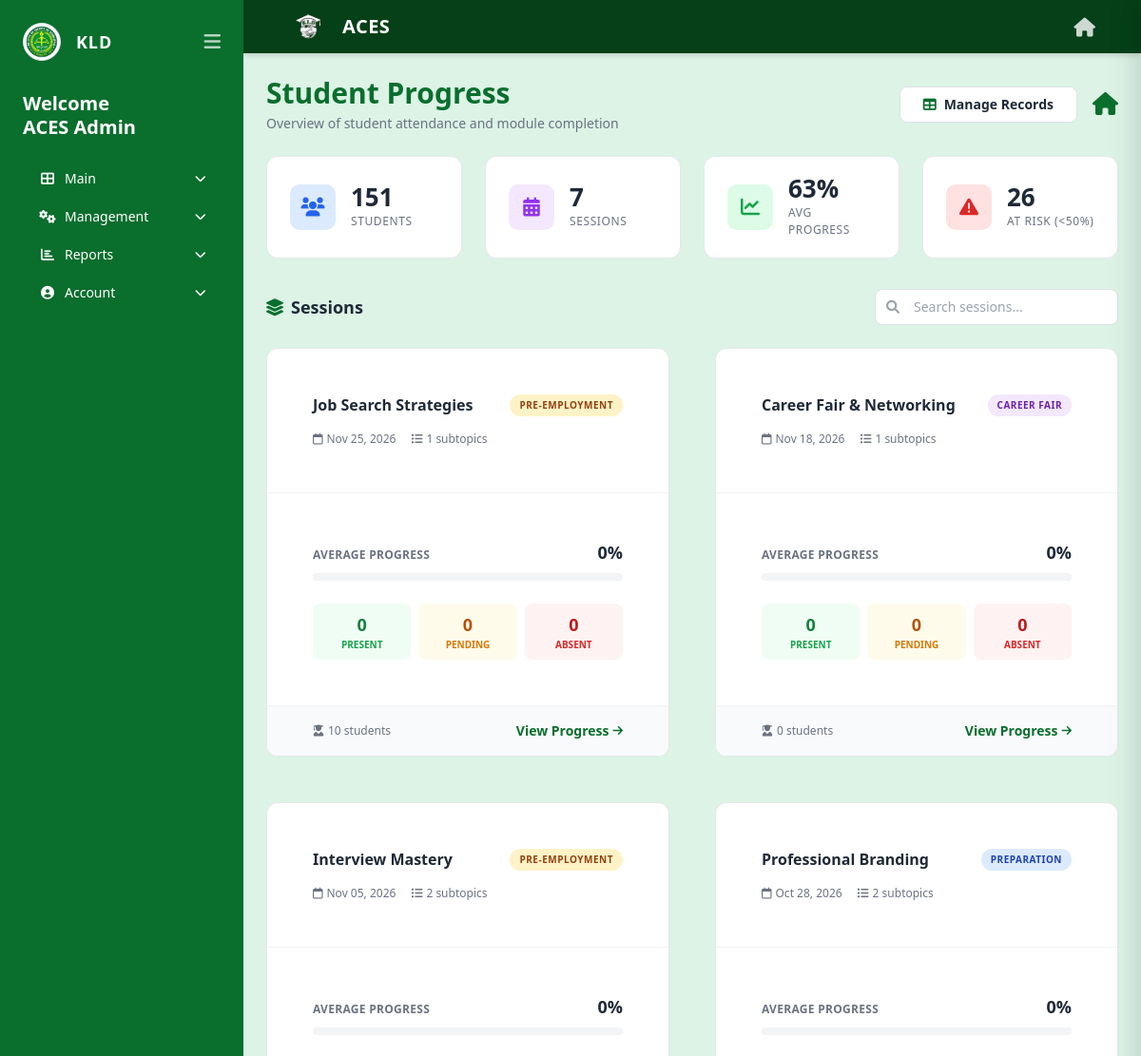
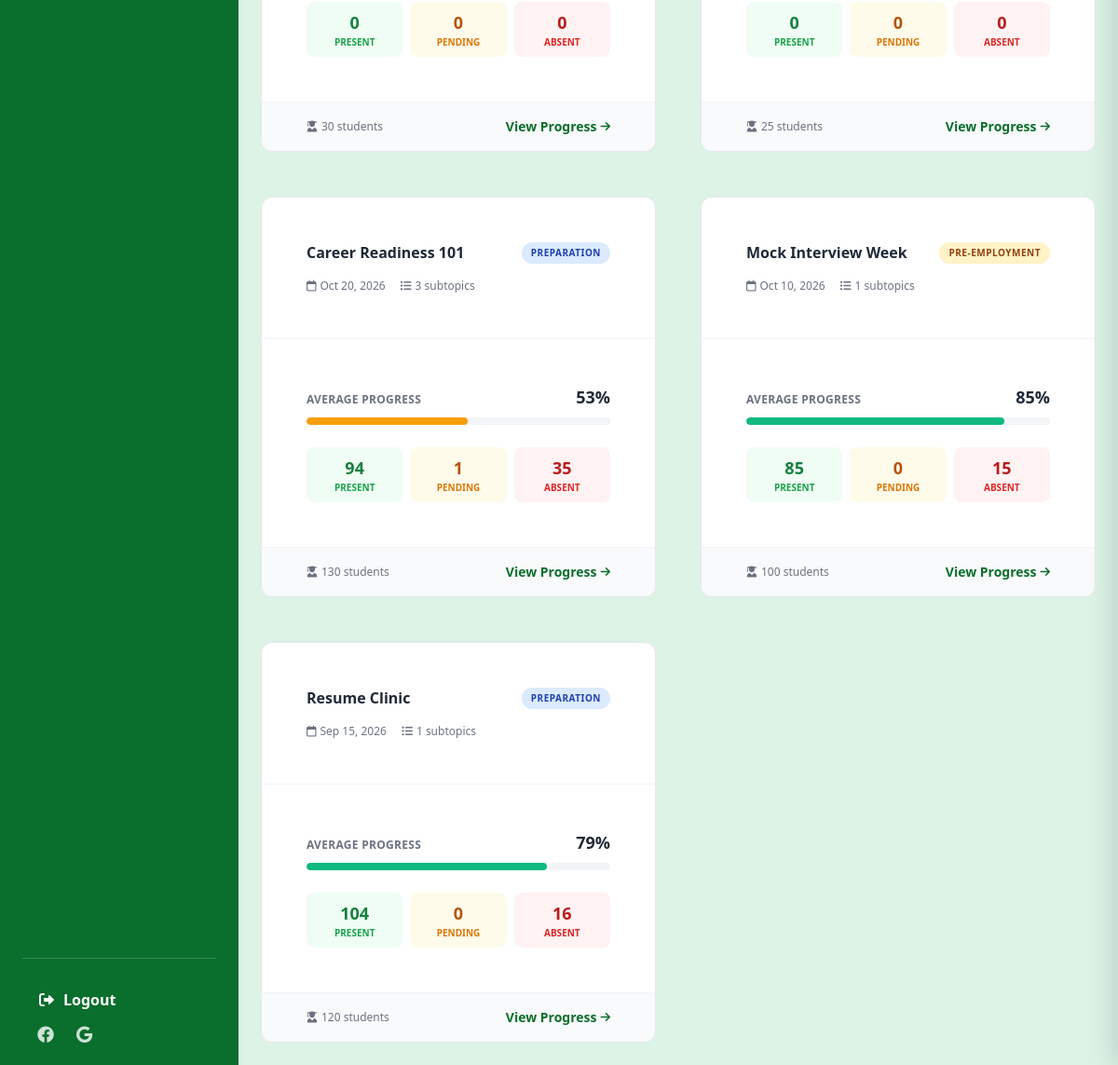
Screenshot of /staff/student_progress.php (signed in) with the database file from the repository (2 pictures, top to bottom).
### tables this page shows
CREATE TABLE `users` (
  `user_id` int(11) NOT NULL,
  `email` varchar(100) NOT NULL,
  `password_hash` varchar(255) NOT NULL,
  `is_verified` tinyint(1) NOT NULL DEFAULT 0,
  `verification_token` varchar(64) DEFAULT NULL,
  `verification_expires` datetime DEFAULT NULL,
  `reset_token` varchar(64) DEFAULT NULL,
  `reset_expires` datetime DEFAULT NULL,
  `full_name` varchar(100) NOT NULL,
  `role` enum('student','staff') NOT NULL,
  `staff_role` varchar(50) DEFAULT NULL,
  `is_active` tinyint(1) NOT NULL DEFAULT 1,
  `created_by` int(11) DEFAULT NULL,
  `created_at` datetime DEFAULT current_timestamp(),
  `pending_email` varchar(255) DEFAULT NULL,
  `email_change_pin` varchar(6) DEFAULT NULL,
  `email_pin_expiry` datetime DEFAULT NULL
);

CREATE TABLE `sessions` (
  `session_id` int(11) NOT NULL,
  `title` varchar(100) NOT NULL,
  `phase` enum('Preparation','Pre-Employment','Career Fair') NOT NULL,
  `date` date NOT NULL,
  `start_time` time NOT NULL,
  `end_time` time NOT NULL,
  `description` text DEFAULT NULL,
  `image_path` varchar(255) DEFAULT NULL,
  `created_by` int(11) NOT NULL,
  `proctor` varchar(100) DEFAULT 'TBA',
  `location` varchar(200) DEFAULT 'TBA',
  `is_deleted` tinyint(1) DEFAULT 0,
  `allow_multiple` tinyint(1) NOT NULL DEFAULT 0
);

### staff/student_progress.php (the view, shortened to what the rows shown need)
<?php
require_once __DIR__ . '/../includes/auth.php';
$sessions = $pdo->query("
    SELECT
        s.session_id, s.title, s.phase, s.date,
        COUNT(DISTINCT st.subtopic_id) AS subtopic_count,
        COUNT(DISTINCT CASE WHEN stu.is_deleted = 0 THEN r.student_id END) AS student_count,
        SUM(CASE WHEN a.attendance_status = 'present' AND a.is_deleted = 0 AND stu.is_deleted = 0 THEN 1 ELSE 0 END) AS present_count,
        SUM(CASE WHEN a.attendance_status = 'pending' AND a.is_deleted = 0 AND stu.is_deleted = 0 THEN 1 ELSE 0 END) AS pending_count,
        SUM(CASE WHEN a.attendance_status = 'absent'  AND a.is_deleted = 0 AND stu.is_deleted = 0 THEN 1 ELSE 0 END) AS absent_count,
        COUNT(CASE WHEN a.is_deleted = 0 AND stu.is_deleted = 0 THEN a.attendance_id END) AS att_total
    FROM sessions s
    LEFT JOIN subtopics st ON st.session_id = s.session_id AND st.is_deleted = 0
    LEFT JOIN registrations r ON r.subtopic_id = st.subtopic_id AND r.status IN ('assigned','auto_assigned')
    LEFT JOIN students stu ON r.student_id = stu.student_id
    LEFT JOIN attendance a ON a.student_id = r.student_id AND a.subtopic_id = st.subtopic_id
    WHERE s.is_deleted = 0
    GROUP BY s.session_id
    ORDER BY s.date DESC, s.title
")->fetchAll();
?>
<!DOCTYPE html>
<html lang="en" class="h-full">
<head>
    <link href="https://cdn.jsdelivr.net/npm/bootstrap@5.3.0/dist/css/bootstrap.min.css" rel="stylesheet">
    <link rel="stylesheet" href="../assets/css/tailwind.css">
    <link rel="stylesheet" href="https://cdnjs.cloudflare.com/ajax/libs/font-awesome/6.0.0/css/all.min.css">
</head>
<body class="bg-[#dcf3e6] h-screen flex flex-col md:flex-row overflow-hidden">
<?php include '../includes/staff_sidebar.php'; ?>
<div class="flex-1 flex flex-col overflow-hidden">
    <main class="flex-1 p-4 md:p-8 overflow-y-auto no-scrollbar">
        <div class="flex justify-between items-center mb-6">
            <div>
                <h1 class="text-2xl md:text-3xl font-bold text-[#0a6e2d]">Student Progress</h1>
            </div>
        </div>
        <div class="mb-4 flex flex-wrap items-center justify-between gap-3">
            <h2 class="text-lg font-semibold text-gray-800">
                <i class="fas fa-layer-group text-[#0a6e2d] mr-2"></i>Sessions
            </h2>
        </div>
        <?php if (empty($sessions)): ?>
            <div class="bg-white rounded-xl p-12 text-center border border-gray-200">
                <i class="fas fa-inbox text-5xl text-gray-300 mb-4"></i>
                <p class="text-gray-500">No sessions yet.</p>
            </div>
        <?php else: ?>
            <div class="grid grid-cols-1 lg:grid-cols-2 xl:grid-cols-3 gap-5" id="sessionGrid">
                <?php foreach ($sessions as $sess):
                    $progressColor = $sess['avg_progress'] >= 75 ? 'green' : ($sess['avg_progress'] >= 40 ? 'amber' : 'red');
                    $phaseKey = str_replace(' ', '-', $sess['phase']);
                ?>
                    <div class="session-card fade-in cursor-pointer group"
                         onclick="openDrawer('<?= $sess['session_id'] ?>', '<?= htmlspecialchars($sess['title']) ?>')"
                         data-progress="<?= $sess['avg_progress'] ?>"
                         data-has-attendance="<?= $sess['has_attendance'] ? '1' : '0' ?>"
                         data-session-id="<?= $sess['session_id'] ?>"
                         data-title="<?= htmlspecialchars($sess['title']) ?>">
                        <div class="p-5 border-b border-gray-100">
                            <div class="flex items-start justify-between gap-3 mb-3">
                                <h3 class="font-bold text-gray-800 text-base leading-snug flex-1">
                                    <?= htmlspecialchars($sess['title']) ?>
                                </h3>
                                <span class="phase-badge phase-<?= $phaseKey ?>">
                                    <?= htmlspecialchars($sess['phase']) ?>
                                </span>
                            </div>
                            <div class="text-xs text-gray-500 flex items-center gap-3">
                                <span><i class="far fa-calendar mr-1"></i><?= date('M d, Y', strtotime($sess['date'])) ?></span>
                                <span><i class="fas fa-list-ul mr-1"></i><?= $sess['subtopic_count'] ?> subtopics</span>
                            </div>
                        </div>
                        <div class="p-5 flex-1">
                            <div class="flex justify-between items-baseline mb-2">
                                <span class="text-xs font-semibold text-gray-500 uppercase tracking-wide">Average Progress</span>
                                <span class="text-lg font-bold text-gray-800"><?= $sess['avg_progress'] ?>%</span>
                            </div>
                            <div class="progress-track mb-4">
                                <div class="progress-fill <?= $progressColor ?>" style="width: <?= $sess['avg_progress'] ?>%"></div>
                            </div>
                            <div class="grid grid-cols-3 gap-2 text-center">
                                <div class="bg-green-50 rounded-lg py-2">
                                    <div class="text-lg font-bold text-green-700"><?= (int)$sess['present_count'] ?></div>
                                    <div class="text-[10px] text-green-600 uppercase font-semibold">Present</div>
                                </div>
                                <div class="bg-amber-50 rounded-lg py-2">
                                    <div class="text-lg font-bold text-amber-700"><?= (int)$sess['pending_count'] ?></div>
                                    <div class="text-[10px] text-amber-600 uppercase font-semibold">Pending</div>
                                </div>
                                <div class="bg-red-50 rounded-lg py-2">
                                    <div class="text-lg font-bold text-red-700"><?= (int)$sess['absent_count'] ?></div>
                                    <div class="text-[10px] text-red-600 uppercase font-semibold">Absent</div>
                                </div>
                            </div>
                        </div>
                        <div class="px-5 py-3 bg-gray-50 border-t border-gray-100 flex items-center justify-between">
                            <span class="text-xs text-gray-500">
                                <i class="fas fa-user-graduate mr-1"></i><?= $sess['student_count'] ?> students
                            </span>
                            <span class="text-sm font-semibold text-[#0a6e2d] flex items-center gap-1 group-hover:gap-2 transition-all">
                                View Progress <i class="fas fa-arrow-right text-xs"></i>
                            </span>
                        </div>
                    </div>
                <?php endforeach; ?>
            </div>
        <?php endif; ?>
    </main>
</div>
</body>
</html>

### includes/staff_sidebar.php (shortened to what the rows shown need)
<?php
if (!isset($staff_name)) {
    $stmt = $pdo->prepare("SELECT full_name FROM users WHERE user_id = ?");
    $stmt->execute([$_SESSION['user_id']]);
    $sidebar_user = $stmt->fetch();
    $staff_name = $sidebar_user['full_name'];
}
?>
<aside id="staffSidebar" class="hidden md:flex w-64 bg-[#0a6e2d] text-white flex-col p-4 shrink-0 h-screen sticky top-0 transition-all duration-300 overflow-y-auto">
    <div>
        <div class="mb-6 sidebar-text">
            <h2 class="text-xl font-bold leading-tight">Welcome<br><?= htmlspecialchars($staff_name) ?></h2>
        </div>
    </div>
</aside>

### rows the page displays
users: full_name "ACES Admin"
sessions: title "Job Search Strategies", phase "PRE-EMPLOYMENT", date "Nov 25, 2026", subtopic_count "1", avg_progress "0", present_count "0", pending_count "0", absent_count "0", student_count "10"
sessions: title "Career Fair & Networking", phase "CAREER FAIR", date "Nov 18, 2026", subtopic_count "1", avg_progress "0", present_count "0", pending_count "0", absent_count "0", student_count "0"
sessions: title "Interview Mastery", phase "PRE-EMPLOYMENT", date "Nov 05, 2026", subtopic_count "2", avg_progress "0", present_count "0", pending_count "0", absent_count "0", student_count "30"
sessions: title "Professional Branding", phase "PREPARATION", date "Oct 28, 2026", subtopic_count "2", avg_progress "0", present_count "0", pending_count "0", absent_count "0", student_count "25"
sessions: title "Career Readiness 101", phase "PREPARATION", date "Oct 20, 2026", subtopic_count "3", avg_progress "53", present_count "94", pending_count "1", absent_count "35", student_count "130"
sessions: title "Mock Interview Week", phase "PRE-EMPLOYMENT", date "Oct 10, 2026", subtopic_count "1", avg_progress "85", present_count "85", pending_count "0", absent_count "15", student_count "100"
sessions: title "Resume Clinic", phase "PREPARATION", date "Sep 15, 2026", subtopic_count "1", avg_progress "79", present_count "104", pending_count "0", absent_count "16", student_count "120"

### other values shown
$total_students "151"
$total_sessions "7"
$avg_progress "63"
$at_risk "26"
